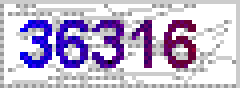
#> input picture hw3/knn/data/0.jpg, 60 x 22 px (shown 4 times larger); its folder holds only this picture in this run
$ python label.py
#> lines starting #> are read from the running program, lines starting #| are printed output that depends on the picture
import urllib.request
import matplotlib.pyplot as plt
import numpy as np
from PIL import Image

# 读取data目录下的图片并显示， 停留2s后等待用户输入标签，并将结果保存在文件i.txt中，i为[0..100]
for i in range(100):
    path = 'data/' + str(i) +".jpg"
    ImageItself = Image.open(path)
#> ImageItself is the input picture: PIL image 60x22 P; mean R, G, B, A 194.2, 182.8, 209.7, 255
    ImageNumpyFormat = np.asarray(ImageItself)
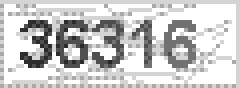
#> ImageNumpyFormat: shape (22, 60) (shown 4 times larger); min 40, max 255, mean 202.7
    plt.imshow(ImageNumpyFormat)
    plt.draw()
    plt.pause(2)  # pause how many seconds
    plt.close()
#> (the run stopped early here; a loop or call above may not have finished)
